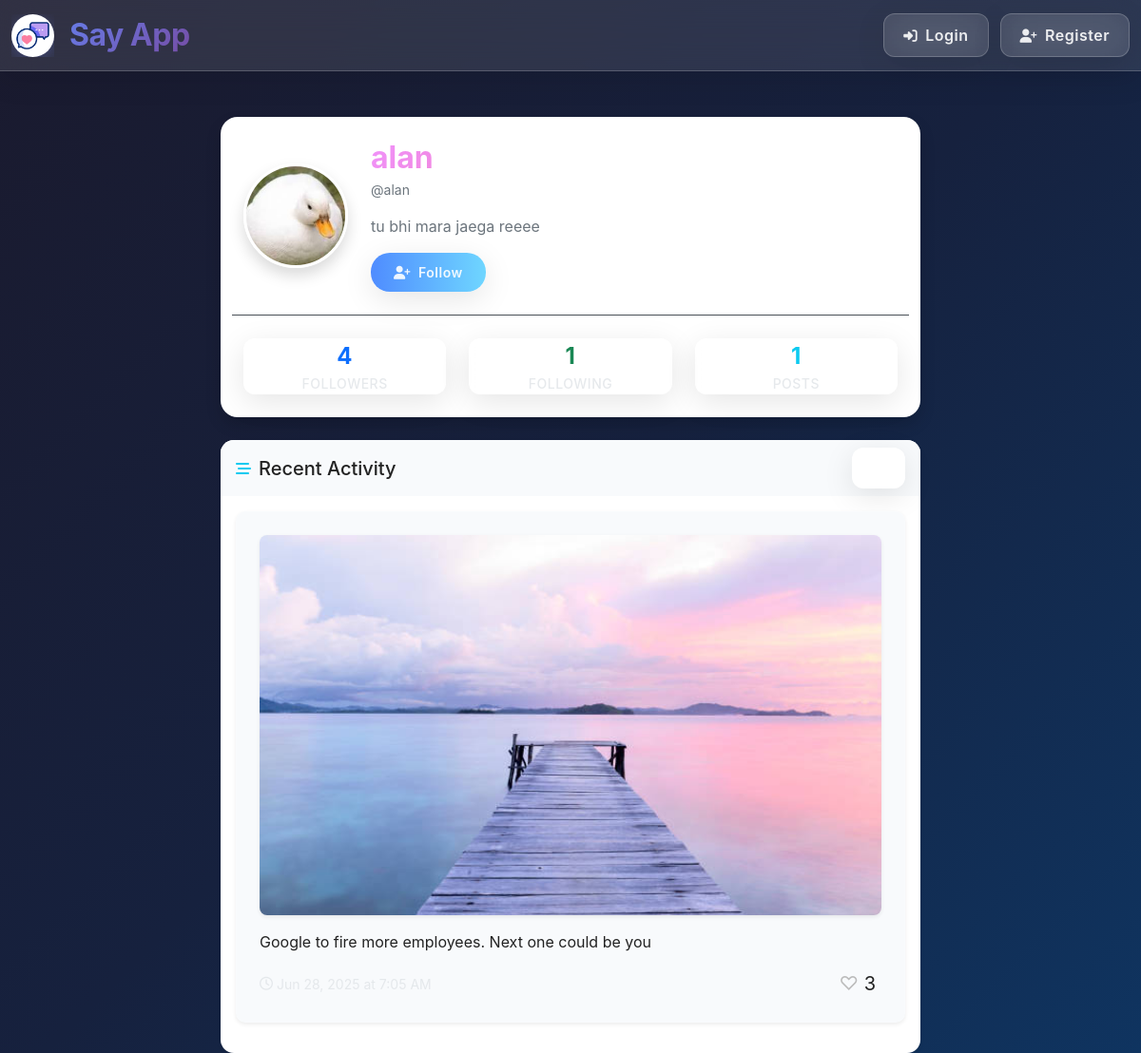
/tweet/user/alan/, run on an earlier commit of the app's database.
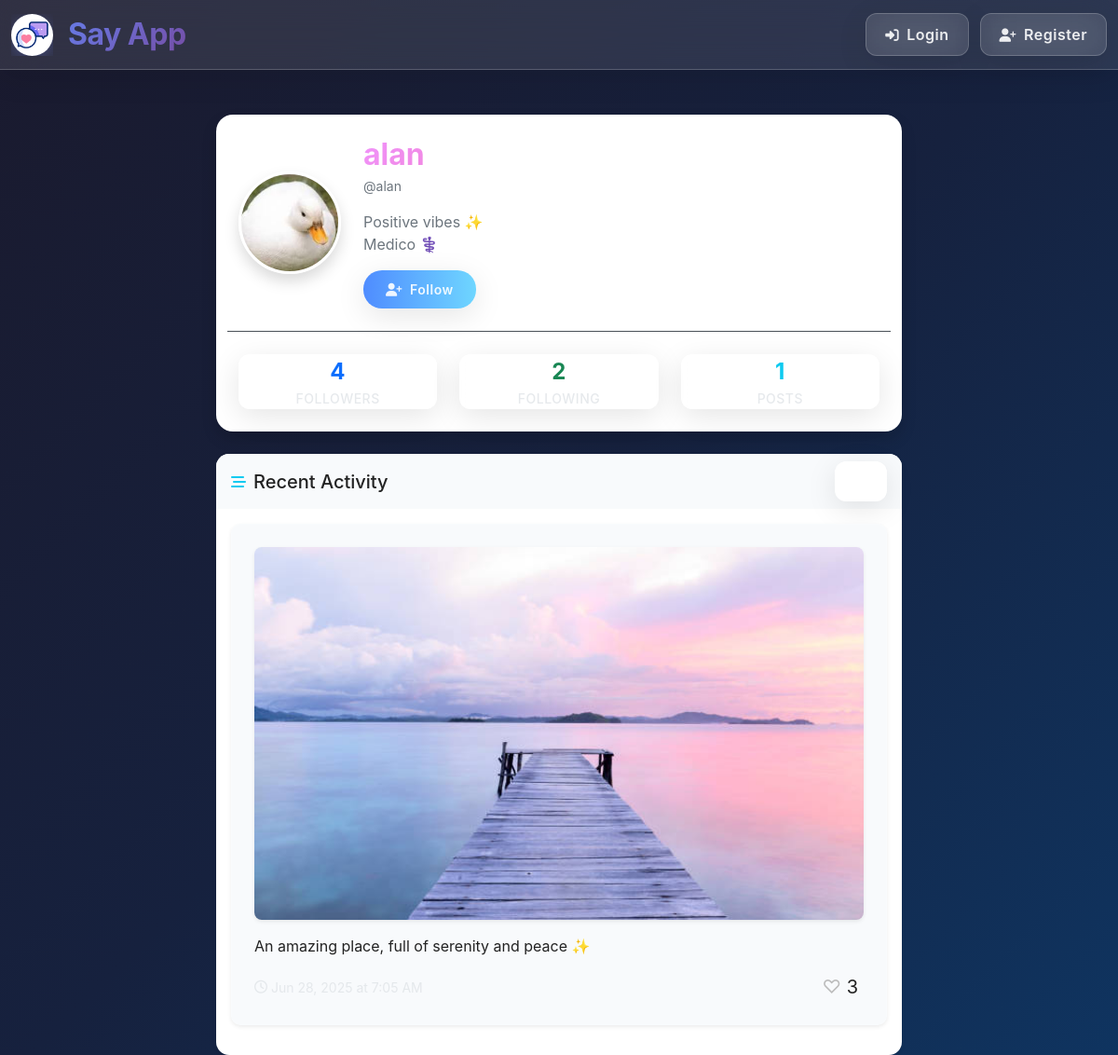
And on a later commit of the database.
### tweet/models.py (models this page shows, shortened)
class Profile(models.Model):
    user = models.OneToOneField(User, on_delete=models.CASCADE)
    bio = models.TextField(blank=True, null=True)
    profile_image = models.ImageField(upload_to='profile_pics/', blank=True, null=True)
    followers = models.ManyToManyField(User, related_name='following', blank=True)

class Tweet(models.Model):
    user = models.ForeignKey(User, on_delete=models.CASCADE)
    text = models.TextField(max_length=240)
    photo = models.ImageField(upload_to='photos/', blank=True, null=True)
    created_at = models.DateTimeField(auto_now_add=True)
    updated_at = models.DateTimeField(auto_now=True)
    likes = models.ManyToManyField(User, related_name='liked_tweets', blank=True)

### tweet/views.py (the view)
# urls.py: path('user/<str:username>/', views.profile_page, name='profile_page'),
def profile_page(request, username):
    user_profile = get_object_or_404(User, username=username)
    tweets = Tweet.objects.filter(user=user_profile).order_by('-created_at')
    try:
        profile = user_profile.profile
    except Profile.DoesNotExist:
        profile = Profile.objects.create(user=user_profile)
    following_users = User.objects.filter(profile__in=user_profile.following.all())
    following_profiles = Profile.objects.filter(user__in=following_users)
    follower_profiles = user_profile.profile.followers.all()
    return render(request, 'profile_page.html', {
        'profile': profile,
        'user_profile': user_profile,
        'tweets': tweets,
        'following_profiles': following_profiles,
        'follower_profiles': follower_profiles,
    })

### tweet/templates/profile_page.html (shortened to what this page needs)
{% extends 'layout.html' %}
{% load static %}
{% block content %}
<div class="container mt-5">
    <div class="row justify-content-center">
        <div class="col-lg-8 col-md-10">
            <div class="card shadow border-0 mb-4 bg-white" style="border-radius: 18px;">
                <div class="card-body p-4">
                    <div class="d-flex align-items-center mb-4">
                        <div class="me-4 position-relative">
                            {% if profile.profile_image %}
                                <img src="{{ profile.profile_image.url }}" class="rounded-circle border border-3 border-white shadow" width="110" height="110" style="object-fit: cover;">
                            {% else %}
                                <img src="{% static 'images/default_profile.png' %}" class="rounded-circle border border-3 border-white shadow" width="110" height="110" style="object-fit: cover;">
                            {% endif %}
                        </div>
                        <div class="flex-grow-1">
                            <h2 class="mb-1 fw-bold username">{{ profile.user.username }}</h2>
                            <p class="text-secondary small mb-3">@{{ profile.user.username }}</p>
                            {% if profile.bio %}
                                <p class="text-secondary mb-3 lh-base">{{ profile.bio|linebreaksbr }}</p>
                            {% else %}
                                <p class="text-muted fst-italic mb-3">No bio added yet.</p>
                            {% endif %}
                            {% if user != profile.user %}
                                <form method="POST" action="{% url 'toggle_follow' username=profile.user.username %}" class="d-inline">
                                    {% if user in profile.followers.all %}
                                        <button class="btn btn-outline-danger btn-sm px-4" style="border-radius: 20px;">
                                            <i class="fas fa-user-minus me-1"></i> Unfollow
                                        </button>
                                    {% else %}
                                        <button class="btn btn-primary btn-sm px-4" style="border-radius: 20px;">
                                            <i class="fas fa-user-plus me-1"></i> Follow
                                        </button>
                                    {% endif %}
                                </form>
                            {% else %}
                                <a href="{% url 'edit_profile' %}" class="btn btn-outline-primary btn-sm px-4" style="border-radius: 20px;">
                                    <i class="fas fa-user-edit me-1"></i> Edit Profile
                                </a>
                            {% endif %}
                        </div>
                    </div>
                    <div class="row text-center border-top pt-4">
                        <div class="col-4">
                            <button class="btn btn-link text-decoration-none p-0 w-100" type="button" data-bs-toggle="collapse" data-bs-target="#followersList">
                                <div class="fw-bold fs-4 text-primary">{{ profile.followers.count }}</div>
                                <div class="text-muted small text-uppercase fw-medium">Followers</div>
                            </button>
                        </div>
                        <div class="col-4">
                            <button class="btn btn-link text-decoration-none p-0 w-100" type="button" data-bs-toggle="collapse" data-bs-target="#followingList">
                                <div class="fw-bold fs-4 text-success">{{ following_profiles.count }}</div>
                                <div class="text-muted small text-uppercase fw-medium">Following</div>
                            </button>
                        </div>
                        <div class="col-4">
                            <button class="btn btn-link text-decoration-none p-0 w-100" type="button" data-bs-toggle="collapse" data-bs-target="#activitySection">
                                <div class="fw-bold fs-4 text-info">{{ tweets.count }}</div>
                                <div class="text-muted small text-uppercase fw-medium">Posts</div>
                            </button>
                        </div>
                    </div>
                </div>
            </div>
            <div class="collapse show" id="activitySection">
                <div class="card shadow-sm border-0 bg-white" style="border-radius: 14px;">
                    <div class="card-header bg-light border-0" style="border-radius: 14px 14px 0 0;">
                        <div class="d-flex align-items-center justify-content-between">
                            <div class="d-flex align-items-center">
                                <i class="fas fa-stream me-2 text-info"></i>
                                <h5 class="mb-0 text-dark">Recent Activity</h5>
                            </div>
                            <button class="btn btn-sm btn-outline-secondary" type="button" data-bs-toggle="collapse" data-bs-target="#activitySection">
                                <i class="fas fa-chevron-up"></i>
                            </button>
                        </div>
                    </div>
                    <div class="card-body p-0">
                        {% if tweets %}
                            <div class="p-3">
                                {% for tweet in tweets %}
                                    <div class="card mb-3 border-1 shadow-sm bg-light" style="border-radius: 10px;">
                                        <div class="card-body p-4">
                                            {% if tweet.photo %}
                                                <div class="mb-3">
                                                    <img src="{{ tweet.photo.url }}" class="img-fluid rounded-3 shadow-sm" alt="Tweet Image" style="max-height: 400px; width: 100%; object-fit: cover;">
                                                </div>
                                            {% endif %}
                                            <p class="mb-3 lh-base text-dark">{{ tweet.text }}</p>
                                            <div class="d-flex align-items-center justify-content-between">
                                                <small class="text-muted d-flex align-items-center">
                                                    <i class="far fa-clock me-1"></i>
                                                </small>
                                                <div class="d-flex align-items-center">
                                                    <form method="post" action="{% url 'like_tweet' tweet.id %}" class="d-inline like-form" data-tweet-id="{{ tweet.id }}">
                                                        <button type="submit" class="bg-transparent border-0 fs-5 like-btn">
                                                            {% if user in tweet.likes.all %}
                                                                <span style="color: #e25555;">❤️</span>
                                                            {% else %}
                                                                <span style="color: #bbb;">♡</span>
                                                            {% endif %}
                                                            <span class="like-count text-dark">{{ tweet.likes.count }}</span>
                                                        </button>
                                                    </form>
                                                </div>
                                            </div>
                                        </div>
                                    </div>
                                {% empty %}
                                    <div class="text-center text-muted py-5">
                                        <i class="fas fa-feather-alt fa-3x mb-3 opacity-50"></i>
                                        <h5>No posts yet</h5>
                                        <p class="mb-0">When {{ profile.user.username }} shares something, it will appear here.</p>
                                    </div>
                                {% endfor %}
                            </div>
                        {% else %}
                            <div class="text-center text-muted py-5">
                                <i class="fas fa-feather-alt fa-3x mb-3 opacity-50"></i>
                                <h5>No posts yet</h5>
                                <p class="mb-0">When {{ profile.user.username }} shares something, it will appear here.</p>
                            </div>
                        {% endif %}
                    </div>
                </div>
            </div>
        </div>
    </div>
</div>
{% endblock %}

### templates/layout.html (shortened to what this page needs)
{% load static %}
<!DOCTYPE html>
<html lang="en" data-bs-theme="dark">
<head>
    <link href="https://cdn.jsdelivr.net/npm/bootstrap@5.3.7/dist/css/bootstrap.min.css" rel="stylesheet">
    <link href="https://cdnjs.cloudflare.com/ajax/libs/font-awesome/6.4.0/css/all.min.css" rel="stylesheet">
    <link rel="stylesheet" href="{% static 'styles/layout.css' %}">
</head>
<body>
    <nav class="navbar navbar-expand-lg">
        <div class="container-fluid">
            <div class="d-flex align-items-center">
                <div class="logo-container me-3">
                    <img src="{% static 'images/chat.gif' %}" alt="Chat Logo" width="45" height="45" class="rounded-circle">
                </div>
                <a class="navbar-brand fw-bold" href="{% url 'tweet_list' %}" style="font-size: 2rem;">
                  Say App
                </a>
            </div>
            <div class="collapse navbar-collapse" id="navbarNav">
                {% if user.is_authenticated %}
                <div class="nav-links ms-auto">
                    <a href="{% url 'search_users' %}" class="btn btn-search" title="Search Users">
                        <i class="fas fa-search"></i>
                    </a>
                    <a href="{% url 'profile_page' user.username %}" class="btn btn-profile d-flex align-items-center justify-content-center p-0" style="width: 50px; height: 50px; border-radius: 50%; overflow: hidden;">
                        {% if user.profile.profile_picture %}
                            <img src="{{ user.profile.profile_picture.url }}" alt="Profile">
                        {% else %}
                            <div style="width: 32px; height: 32px; border-radius: 50%; background: var(--primary-gradient); display: flex; align-items: center; justify-content: center; font-size: 14px; font-weight: bold;">
                                {% if user.profile.profile_image %}
                                  <img src="{{ user.profile.profile_image.url }}" alt="Profile" style="width: 32px; height: 32px; border-radius: 50%; object-fit: cover;">
                                {% else %}
                                  <img src="{% static 'images/default_profile.png' %}" alt="Profile" style="width: 32px; height: 32px; border-radius: 50%; object-fit: cover;">
                                {% endif %}
                            </div>
                        {% endif %}
                        {% comment %} <span>Profile</span> {% endcomment %}
                    </a>
                    <form method="POST" action="{% url 'logout' %}" class="mb-0">
                        {% csrf_token %}
                        <button class="btn btn-logout" type="submit">
                            <i class="fas fa-sign-out-alt me-2"></i>Logout
                        </button>
                    </form>
                </div>
                {% else %}
                <div class="nav-links ms-auto">
                    <a href="{% url 'login' %}" class="btn">
                        <i class="fas fa-sign-in-alt me-2"></i>Login
                    </a>
                    <a href="{% url 'register' %}" class="btn">
                        <i class="fas fa-user-plus me-2"></i>Register
                    </a>
                </div>
                {% endif %}
            </div>
        </div>
    </nav>
    <div class="content-wrapper">
        <div class="container-fluid">
            {% block content %}{% endblock %}
        </div>
    </div>
</body>
</html>

What changed in the data, as far as the page shows it:
changed Profile "alan": bio "tu bhi mara jaega reeee" → "Positive vibes ✨ Medico ⚕️"
changed Tweet: text "Google to fire more employees. Next one could be you" → "An amazing place, full of serenity and peace ✨"
Also different on the page:
{{ following_profiles.count }}: "1" → "2"
